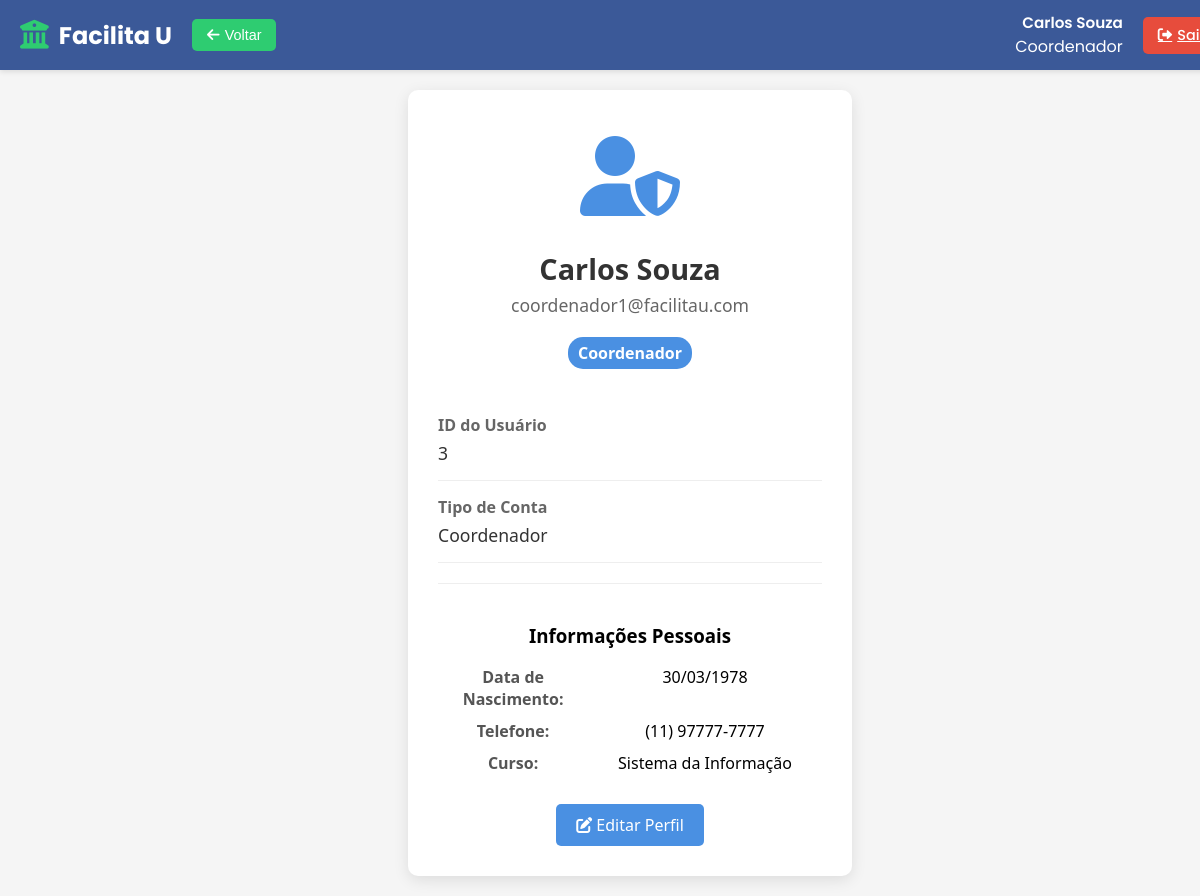
Screenshot of /perfil.php (signed in) with the database file from the repository.
### tables this page shows
CREATE TABLE Usuarios (
    usuario_id INT AUTO_INCREMENT PRIMARY KEY,          
    email VARCHAR(100) UNIQUE NOT NULL,                 
    senha VARCHAR(255) NOT NULL,                        
    tipo ENUM('estudante', 'professor', 'coordenador') NOT NULL,  
    nome VARCHAR(100) NOT NULL,                         
    data_nascimento DATE,                               
    telefone VARCHAR(20),                               
    curso_id INT,                                       
    data_criacao DATETIME DEFAULT CURRENT_TIMESTAMP,    
    FOREIGN KEY (curso_id) REFERENCES Cursos(curso_id) ON DELETE SET NULL  
);

CREATE TABLE Cursos (
    curso_id INT AUTO_INCREMENT PRIMARY KEY,  
    nome VARCHAR(100) NOT NULL,               
    descricao TEXT,                           
    duracao_semestres INT                     
);

### perfil.php (the view, shortened to what this page needs)
<?php
include 'config.php';
include 'header.php';
$usuario_id = $_SESSION['usuario_id'];
$sql = "SELECT u.*, c.nome as nome_curso FROM Usuarios u
        LEFT JOIN Cursos c ON u.curso_id = c.curso_id
        WHERE u.usuario_id = ?";
$stmt = $conn->prepare($sql);
$stmt->bind_param("i", $usuario_id);
$stmt->execute();
$result = $stmt->get_result();
$usuario = $result->fetch_assoc();
$data_nascimento_formatada = $usuario['data_nascimento'] ? date('d/m/Y', strtotime($usuario['data_nascimento'])) : 'Não informada';
$telefone_formatado = $usuario['telefone'] ? preg_replace('/(\d{2})(\d{5})(\d{4})/', '($1) $2-$3', $usuario['telefone']) : 'Não informado';
switch ($usuario['tipo']) {
    case 'coordenador':
        $icone = 'fa-user-shield';
        break;
}
?>
<!DOCTYPE html>
<html lang="pt-BR">
<head>
    <link rel="stylesheet" href="https://cdnjs.cloudflare.com/ajax/libs/font-awesome/6.0.0/css/all.min.css" />
    <link rel="stylesheet" href="CSS/perfil.css" />
</head>
<body>
    <div class="profile-card">
        <div class="profile-icon">
            <i class="fas <?php echo $icone; ?>"></i>
        </div>
        <h1 class="profile-name"><?php echo htmlspecialchars($usuario['nome']); ?></h1>
        <div class="profile-email"><?php echo htmlspecialchars($usuario['email']); ?></div>
        <div class="profile-type"><?php echo ucfirst($usuario['tipo']); ?></div>
        <div class="profile-info">
            <div class="info-item">
                <span class="info-label">ID do Usuário</span>
                <span class="info-value"><?php echo $usuario_id; ?></span>
            </div>
            <div class="info-item">
                <span class="info-label">Tipo de Conta</span>
                <span class="info-value"><?php echo ucfirst($usuario['tipo']); ?></span>
            </div>
        </div>
        <div class="profile-details">
            <h3>Informações Pessoais</h3>
            <div class="detail-item">
                <span class="detail-label">Data de Nascimento:</span>
                <span class="detail-value"><?php echo $data_nascimento_formatada; ?></span>
            </div>
            <div class="detail-item">
                <span class="detail-label">Telefone:</span>
                <span class="detail-value"><?php echo $telefone_formatado; ?></span>
            </div>
            <?php if ($usuario['curso_id']): ?>
            <div class="detail-item">
                <span class="detail-label">Curso:</span>
                <span class="detail-value"><?php echo htmlspecialchars($usuario['nome_curso']); ?></span>
            </div>
            <?php endif; ?>
        </div>
        <a href="editar_perfil.php" class="edit-profile-btn">
            <i class="fas fa-edit"></i> Editar Perfil
        </a>
    </div>
</body>
</html>

### CSS/header.css (style rules this page uses)
:root { --primary-color: #3b5998; --secondary-color: #2ecc71; --text-light: #fff; --text-dark: #333; --header-height: 70px; --danger-color: #e74c3c; }

### CSS/perfil.css (style rules this page uses)
body { font-family: "Segoe UI", Tahoma, Geneva, Verdana, sans-serif; background-color: #f5f5f5; margin: 0; padding: 0; display: flex; justify-content: center; align-items: center; min-height: 100vh; }
.profile-card { background-color: white; border-radius: 10px; box-shadow: 0 4px 15px rgba(0, 0, 0, 0.1); width: 100%; max-width: 400px; padding: 30px; text-align: center; }
.profile-icon { font-size: 5rem; margin-bottom: 20px; }
.profile-name { font-size: 1.8rem; margin-bottom: 5px; color: #333; }
.profile-email { color: #666; margin-bottom: 20px; font-size: 1.1rem; }
.profile-type { display: inline-block; padding: 5px 15px; border-radius: 20px; color: white; font-weight: bold; text-transform: capitalize; }
.profile-info { margin-top: 30px; text-align: left; }
.info-item { margin-bottom: 15px; padding-bottom: 15px; border-bottom: 1px solid #eee; }
.info-label { font-weight: bold; color: #666; display: block; margin-bottom: 5px; }
.info-value { color: #333; font-size: 1.1rem; }

### rows the page displays
usuarios: nome "Carlos Souza", email "coordenador1@facilitau.com", tipo "Coordenador", data_nascimento "30/03/1978", telefone "(11) 97777-7777", curso.nome "Sistema da Informação"

### other values shown
$_SESSION['nome'] "Carlos Souza"
$_SESSION['tipo'] "Coordenador"
$usuario_id "3"
